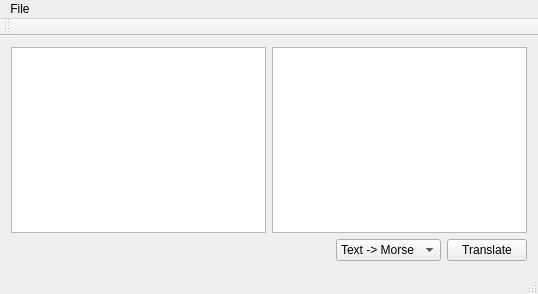
<?xml version="1.0" encoding="UTF-8"?>
<ui version="4.0">
 <class>MorseConverterGUI</class>
 <widget class="QMainWindow" name="MorseConverterGUI">
  <property name="geometry">
   <rect>
    <x>0</x>
    <y>0</y>
    <width>538</width>
    <height>294</height>
   </rect>
  </property>
  <property name="windowTitle">
   <string>MorseConverterGUI</string>
  </property>
  <widget class="QWidget" name="centralWidget">
   <property name="enabled">
    <bool>true</bool>
   </property>
   <layout class="QGridLayout" name="gridLayout">
    <item row="0" column="0" colspan="3">
     <layout class="QHBoxLayout" name="horizontalLayout">
      <item>
       <widget class="QPlainTextEdit" name="TxtLeft">
        <property name="font">
         <font>
          <family>Calibri</family>
          <pointsize>11</pointsize>
         </font>
        </property>
       </widget>
      </item>
      <item>
       <widget class="QPlainTextEdit" name="TxtRight">
        <property name="font">
         <font>
          <family>Calibri</family>
          <pointsize>11</pointsize>
         </font>
        </property>
        <property name="readOnly">
         <bool>true</bool>
        </property>
       </widget>
      </item>
     </layout>
    </item>
    <item row="1" column="0">
     <spacer name="horizontalSpacer">
      <property name="orientation">
       <enum>Qt::Horizontal</enum>
      </property>
      <property name="sizeHint" stdset="0">
       <size>
        <width>335</width>
        <height>20</height>
       </size>
      </property>
     </spacer>
    </item>
    <item row="1" column="1">
     <widget class="QComboBox" name="CmbSelect">
      <property name="sizePolicy">
       <sizepolicy hsizetype="Preferred" vsizetype="Preferred">
        <horstretch>0</horstretch>
        <verstretch>0</verstretch>
       </sizepolicy>
      </property>
      <property name="sizeAdjustPolicy">
       <enum>QComboBox::AdjustToContents</enum>
      </property>
      <property name="frame">
       <bool>true</bool>
      </property>
      <item>
       <property name="text">
        <string>Text -&gt; Morse</string>
       </property>
      </item>
      <item>
       <property name="text">
        <string>Morse -&gt; Text</string>
       </property>
      </item>
     </widget>
    </item>
    <item row="1" column="2">
     <widget class="QPushButton" name="BtnTranslate">
      <property name="text">
       <string>Translate</string>
      </property>
     </widget>
    </item>
   </layout>
  </widget>
  <widget class="QMenuBar" name="menuBar">
   <property name="geometry">
    <rect>
     <x>0</x>
     <y>0</y>
     <width>538</width>
     <height>21</height>
    </rect>
   </property>
   <widget class="QMenu" name="menuFile">
    <property name="title">
     <string>File</string>
    </property>
    <addaction name="actionLoad"/>
    <addaction name="actionSave"/>
   </widget>
   <addaction name="menuFile"/>
  </widget>
  <widget class="QToolBar" name="mainToolBar">
   <attribute name="toolBarArea">
    <enum>TopToolBarArea</enum>
   </attribute>
   <attribute name="toolBarBreak">
    <bool>false</bool>
   </attribute>
  </widget>
  <widget class="QStatusBar" name="statusBar"/>
  <action name="actionLoad">
   <property name="text">
    <string>Load</string>
   </property>
  </action>
  <action name="actionSave">
   <property name="text">
    <string>Save</string>
   </property>
  </action>
 </widget>
 <layoutdefault spacing="6" margin="11"/>
 <resources/>
 <connections/>
</ui>
